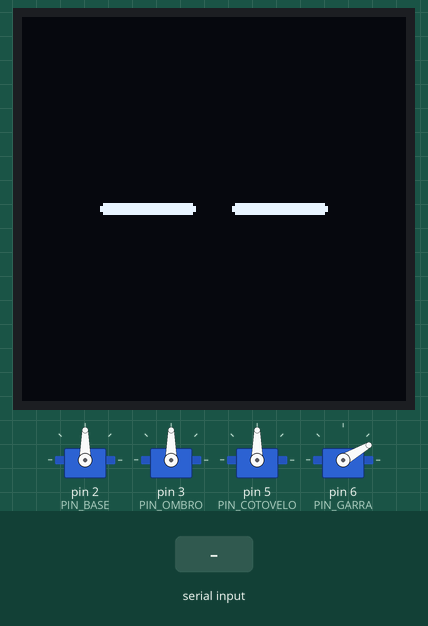
This sketch was run on a simulated Arduino Uno, built with avr-gcc and run on an emulated ATmega328P. On the bench: 128×128 one-colour display, 4 × servo. The test bench sets the inputs (shaded band). What the sketch prints to the serial monitor is not drawn.

Above: at 4.1 s.
4.2 s: "CMD:WAVE\n" received over Serial
At 4.49 s:
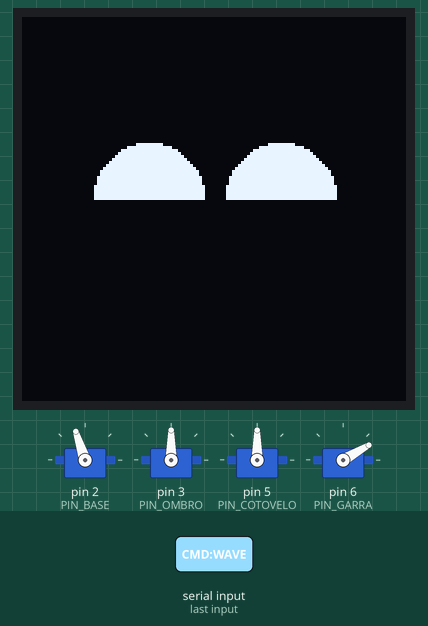
6.7 s: "CMD:REST\n" received over Serial
At 9.4 s:
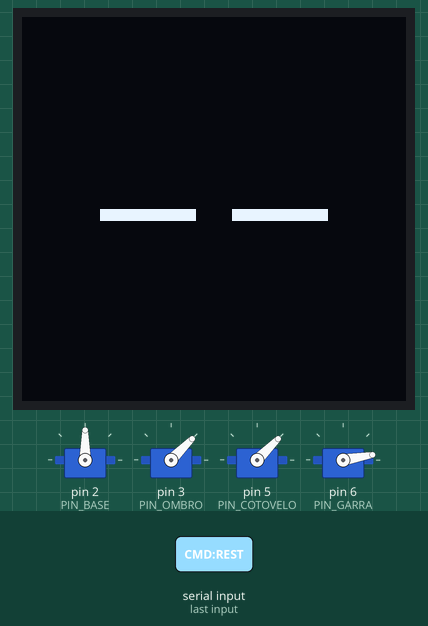
9.7 s: "CMD:FACE:LISTEN\n" received over Serial
At 11.0 s:
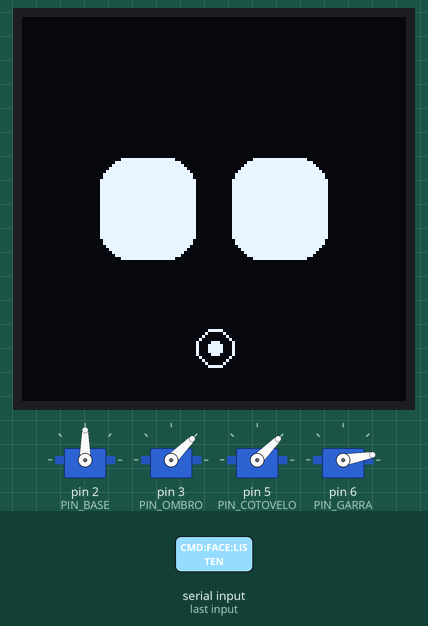
11.3 s: "CMD:POINT\n" received over Serial
At 11.56 s:
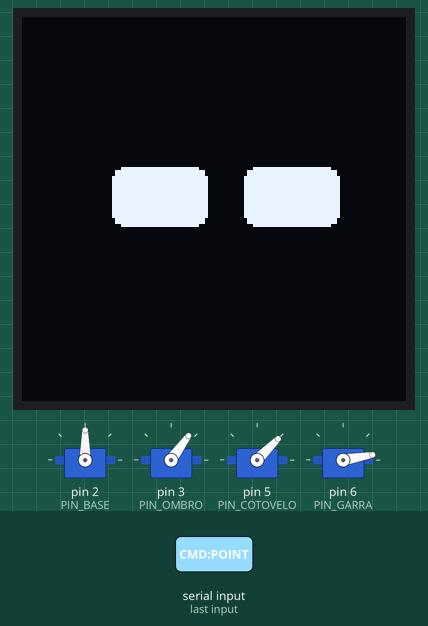
13.8 s: "CMD:FACE:SLEEP\n" received over Serial
At 17.0 s:
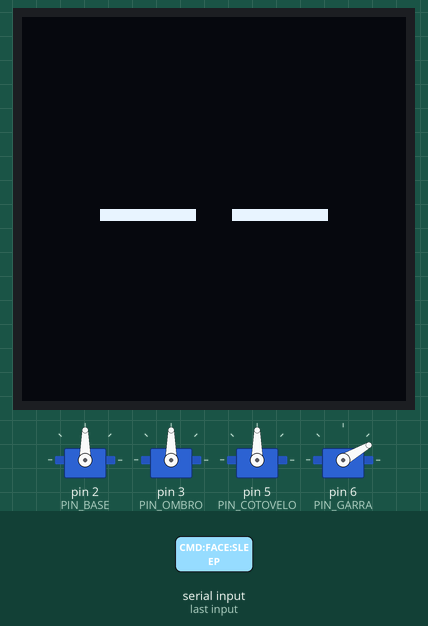
Timing chart, 0 to 17.8 s (numbered marks = the images above; inputs shaded):
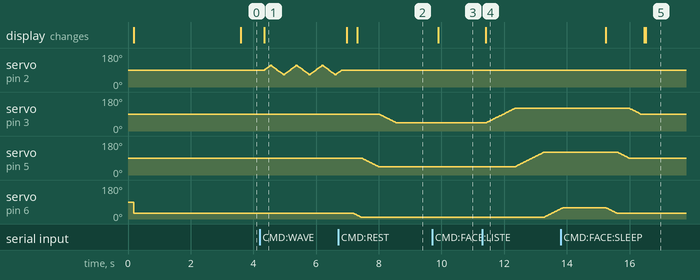

The sketch:

arduino_arm.ino
```cpp
/*
 * ==============================================================================
 * J.A.R.V.I.S. - Firmware Completo: Braço Robótico + Rosto Robótico no OLED 1.5"
 * Placa: Arduino UNO + Sensor Shield V5.0
 * Display: OLED 1.5" 128x128 SPI (Waveshare SSD1327)
 * ==============================================================================
 *
 * ESQUEMA DE LIGAÇÃO DOS PINOS (Na Sensor Shield V5.0):
 *
 * [ DISPLAY OLED 1.5" SPI ]:
 * - VCC  -> 5V ou 3.3V (Trilha V)
 * - GND  -> GND (Trilha G)
 * - DIN  -> Pino Digital 11 (MOSI - Hardware SPI)
 * - CLK  -> Pino Digital 13 (SCK - Hardware SPI)
 * - CS   -> Pino Digital 10 (Chip Select)
 * - DC   -> Pino Digital 8  (Data / Command)
 * - RST  -> Pino Digital 7  (Reset)
 *
 * [ SERVOMOTORES DO BRAÇO ]:
 * - Pino Digital 2: Servo da Base (Giro)
 * - Pino Digital 3: Servo do Ombro
 * - Pino Digital 5: Servo do Cotovelo
 * - Pino Digital 6: Servo da Garra
 *
 * ATENÇÃO ELÉTRICA:
 * - Remova o jumper 'SEL' da Sensor Shield V5.0.
 * - Ligue a fonte externa 5V 3A no borne azul de parafuso para alimentar os servos!
 *
 * BIBLIOTECA NECESSÁRIA NO ARDUINO IDE:
 * - 'U8g2' de olikraus (instale pelo Gerenciador de Bibliotecas da Arduino IDE)
 */

#include <Arduino.h>
#include <U8g2lib.h>
#include <SPI.h>
#include <Servo.h>

// Construtor do Display SSD1327 128x128 SPI usando Page Buffer (Gasta só 128 bytes de RAM!)
U8G2_SSD1327_WS_128X128_1_4W_HW_SPI u8g2(U8G2_R0, /* cs=*/ 10, /* dc=*/ 8, /* reset=*/ 7);

// Servos
Servo servoBase;
Servo servoOmbro;
Servo servoCotovelo;
Servo servoGarra;

const int PIN_BASE     = 2;
const int PIN_OMBRO    = 3;
const int PIN_COTOVELO = 5;
const int PIN_GARRA    = 6;

int posBase     = 90;
int posOmbro    = 90;
int posCotovelo = 90;
int posGarra    = 30;

// Estados das Expressões Faciais
enum Expressao {
  FACE_NEUTRO,
  FACE_PISCANDO,
  FACE_OUVINDO,
  FACE_FELIZ,
  FACE_FOCADO,
  FACE_SONO
};

Expressao expressaoAtual = FACE_NEUTRO;
unsigned long ultimoPiscar = 0;
unsigned long tempoInicioPiscar = 0;
bool emPiscar = false;

// ==============================================================================
// FUNÇÕES DE DESENHO DO ROSTO ROBÓTICO (Procedural Vector Eyes)
// ==============================================================================

void desenharOlhos(int alturaOlho, int raioBorda, int deslocX = 0, int deslocY = 0) {
  // Olho Esquerdo: centro em x=42, y=64
  // Olho Direito:  centro em x=86, y=64
  int largura = 32;
  int yTop = 64 - (alturaOlho / 2) + deslocY;

  u8g2.drawRBox(42 - (largura / 2) + deslocX, yTop, largura, alturaOlho, raioBorda);
  u8g2.drawRBox(86 - (largura / 2) + deslocX, yTop, largura, alturaOlho, raioBorda);
}

void desenharFaceFeliz() {
  // Dois arcos sorridentes estilizados (^)
  u8g2.drawDisc(42, 60, 18, U8G2_DRAW_UPPER_RIGHT | U8G2_DRAW_UPPER_LEFT);
  u8g2.drawDisc(86, 60, 18, U8G2_DRAW_UPPER_RIGHT | U8G2_DRAW_UPPER_LEFT);
}

void desenharFaceOuvindo() {
  // Olhos arregalados e reator Arc sutil pulsante
  desenharOlhos(34, 10, 0, 0);
  u8g2.drawCircle(64, 110, 6);
  u8g2.drawDisc(64, 110, 2);
}

void desenharFaceSono() {
  // Olhos fechados (duas linhas horizontais espessas)
  u8g2.drawBox(26, 64, 32, 4);
  u8g2.drawBox(70, 64, 32, 4);
}

void atualizarDisplay() {
  u8g2.firstPage();
  do {
    switch (expressaoAtual) {
      case FACE_NEUTRO:
        desenharOlhos(28, 8, 0, 0);
        break;
      case FACE_PISCANDO:
        desenharOlhos(4, 2, 0, 0);
        break;
      case FACE_OUVINDO:
        desenharFaceOuvindo();
        break;
      case FACE_FELIZ:
        desenharFaceFeliz();
        break;
      case FACE_FOCADO:
        desenharOlhos(20, 4, 4, -4);
        break;
      case FACE_SONO:
        desenharFaceSono();
        break;
    }
  } while (u8g2.nextPage());
}

// ==============================================================================
// MOVIMENTAÇÃO SUAVE DOS SERVOS
// ==============================================================================

void moverSuave(Servo &servo, int &posAtual, int posAlvo, int delayMs = 12) {
  if (posAtual < posAlvo) {
    for (int i = posAtual; i <= posAlvo; i++) {
      servo.write(i);
      delay(delayMs);
    }
  } else {
    for (int i = posAtual; i >= posAlvo; i--) {
      servo.write(i);
      delay(delayMs);
    }
  }
  posAtual = posAlvo;
}

void garantirServosAtivos() {
  if (!servoBase.attached()) servoBase.attach(PIN_BASE);
  if (!servoOmbro.attached()) servoOmbro.attach(PIN_OMBRO);
  if (!servoCotovelo.attached()) servoCotovelo.attach(PIN_COTOVELO);
  if (!servoGarra.attached()) servoGarra.attach(PIN_GARRA);
}

void desenergizarServos() {
  servoBase.detach();
  servoOmbro.detach();
  servoCotovelo.detach();
  servoGarra.detach();
}

void posturaProntidao() {
  garantirServosAtivos();
  expressaoAtual = FACE_NEUTRO;
  atualizarDisplay();
  moverSuave(servoGarra, posGarra, 30);
  moverSuave(servoCotovelo, posCotovelo, 90);
  moverSuave(servoOmbro, posOmbro, 90);
  moverSuave(servoBase, posBase, 90);
}

void posturaDescanso() {
  garantirServosAtivos();
  expressaoAtual = FACE_SONO;
  atualizarDisplay();
  moverSuave(servoGarra, posGarra, 10);
  moverSuave(servoCotovelo, posCotovelo, 45);
  moverSuave(servoOmbro, posOmbro, 45);
  moverSuave(servoBase, posBase, 90);
  delay(200);
  desenergizarServos(); // Corta o PWM para eliminar ruído (jitter) e resfriar os motores
}

void rotinaAcenar() {
  garantirServosAtivos();
  expressaoAtual = FACE_FELIZ;
  atualizarDisplay();
  for (int j = 0; j < 3; j++) {
    moverSuave(servoBase, posBase, 115, 8);
    moverSuave(servoBase, posBase, 65, 8);
  }
  moverSuave(servoBase, posBase, 90, 8);
  expressaoAtual = FACE_NEUTRO;
  atualizarDisplay();
}

void rotinaApontar() {
  garantirServosAtivos();
  expressaoAtual = FACE_FOCADO;
  atualizarDisplay();
  moverSuave(servoBase, posBase, 90);
  moverSuave(servoOmbro, posOmbro, 120);
  moverSuave(servoCotovelo, posCotovelo, 120);
  moverSuave(servoGarra, posGarra, 60);
  delay(1200);
  posturaProntidao();
}

void setup() {
  Serial.begin(115200);

  u8g2.begin();

  servoBase.attach(PIN_BASE);
  servoOmbro.attach(PIN_OMBRO);
  servoCotovelo.attach(PIN_COTOVELO);
  servoGarra.attach(PIN_GARRA);

  posturaProntidao();
  Serial.println("JARVIS_ONLINE_READY");
}

void loop() {
  // Piscar de olhos autônomo e natural a cada 3 a 5 segundos
  unsigned long agora = millis();
  if (expressaoAtual == FACE_NEUTRO) {
    if (!emPiscar && agora - ultimoPiscar > 3500) {
      emPiscar = true;
      tempoInicioPiscar = agora;
      expressaoAtual = FACE_PISCANDO;
      atualizarDisplay();
    } else if (emPiscar && agora - tempoInicioPiscar > 160) {
      emPiscar = false;
      ultimoPiscar = agora;
      expressaoAtual = FACE_NEUTRO;
      atualizarDisplay();
    }
  }

  // Escuta comandos do Python via Serial
  if (Serial.available() > 0) {
    String comando = Serial.readStringUntil('\n');
    comando.trim();

    if (comando == "CMD:WAVE") {
      rotinaAcenar();
      Serial.println("ACK:WAVE_DONE");
    } else if (comando == "CMD:REST") {
      posturaDescanso();
      Serial.println("ACK:REST_DONE");
    } else if (comando == "CMD:READY") {
      posturaProntidao();
      Serial.println("ACK:READY_DONE");
    } else if (comando == "CMD:POINT") {
      rotinaApontar();
      Serial.println("ACK:POINT_DONE");
    } else if (comando == "CMD:FACE:LISTEN") {
      expressaoAtual = FACE_OUVINDO;
      atualizarDisplay();
      Serial.println("ACK:FACE_LISTEN");
    } else if (comando == "CMD:FACE:HAPPY") {
      expressaoAtual = FACE_FELIZ;
      atualizarDisplay();
      Serial.println("ACK:FACE_HAPPY");
    } else if (comando == "CMD:FACE:SLEEP") {
      expressaoAtual = FACE_SONO;
      atualizarDisplay();
      Serial.println("ACK:FACE_SLEEP");
    } else if (comando == "CMD:FACE:NEUTRAL") {
      expressaoAtual = FACE_NEUTRO;
      atualizarDisplay();
      Serial.println("ACK:FACE_NEUTRAL");
    } else {
      Serial.println("ERR:UNKNOWN_CMD");
    }
  }
}
```

Measured:
- after the input at 6.7 s, servo on pin 3 (PIN_OMBRO): moves from 90° to 45° over 0.52 s, starting after 1.3 s; servo on pin 5 (PIN_COTOVELO): moves from 90° to 45° over 0.52 s, starting after 0.76 s
- after the input at 9.7 s, the display: changes after 0.20 s (image 3)
- after the input at 11.3 s, servo on pin 3 (PIN_OMBRO): moves from 45° to 120° over 0.89 s, starting after 0.14 s; servo on pin 5 (PIN_COTOVELO): moves from 45° to 120° over 0.88 s, starting after 1.1 s; servo on pin 6 (PIN_GARRA): moves from 10° to 54° over 0.51 s, starting after 2.0 s; the display: changes after 0.12 s (image 4)
- after the input at 13.8 s, the display: first differs from a run without the input after 2.7 s (image 5)
